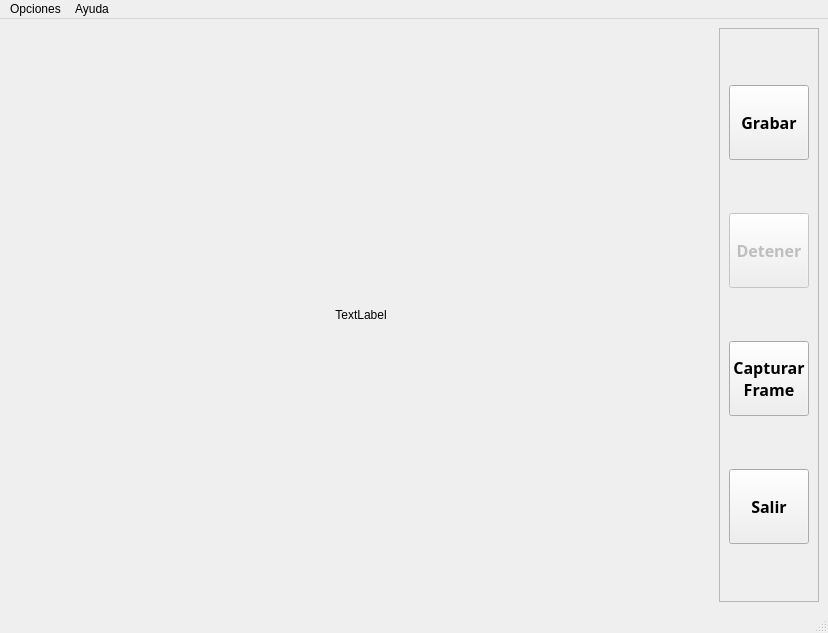
<?xml version="1.0" encoding="UTF-8"?>
<ui version="4.0">
 <class>MainWindow</class>
 <widget class="QMainWindow" name="MainWindow">
  <property name="geometry">
   <rect>
    <x>0</x>
    <y>0</y>
    <width>828</width>
    <height>633</height>
   </rect>
  </property>
  <property name="windowTitle">
   <string>Histomerge</string>
  </property>
  <widget class="QWidget" name="centralwidget">
   <layout class="QHBoxLayout" name="horizontalLayout_2">
    <item>
     <widget class="QLabel" name="videoLabel">
      <property name="text">
       <string>TextLabel</string>
      </property>
      <property name="alignment">
       <set>Qt::AlignCenter</set>
      </property>
     </widget>
    </item>
    <item>
     <widget class="QFrame" name="frame">
      <property name="maximumSize">
       <size>
        <width>100</width>
        <height>167000</height>
       </size>
      </property>
      <property name="frameShape">
       <enum>QFrame::StyledPanel</enum>
      </property>
      <property name="frameShadow">
       <enum>QFrame::Raised</enum>
      </property>
      <layout class="QVBoxLayout" name="verticalLayout">
       <item>
        <widget class="QPushButton" name="recordButton">
         <property name="maximumSize">
          <size>
           <width>16000</width>
           <height>75</height>
          </size>
         </property>
         <property name="font">
          <font>
           <family>Yu Gothic UI Semibold</family>
           <pointsize>12</pointsize>
           <weight>75</weight>
           <bold>true</bold>
          </font>
         </property>
         <property name="accessibleName">
          <string>Grabar</string>
         </property>
         <property name="text">
          <string>Grabar</string>
         </property>
        </widget>
       </item>
       <item>
        <widget class="QPushButton" name="stopButton">
         <property name="enabled">
          <bool>false</bool>
         </property>
         <property name="maximumSize">
          <size>
           <width>16000</width>
           <height>75</height>
          </size>
         </property>
         <property name="font">
          <font>
           <family>Yu Gothic UI Semibold</family>
           <pointsize>12</pointsize>
           <weight>75</weight>
           <bold>true</bold>
          </font>
         </property>
         <property name="text">
          <string>Detener</string>
         </property>
        </widget>
       </item>
       <item>
        <widget class="QPushButton" name="captureButton">
         <property name="maximumSize">
          <size>
           <width>16000</width>
           <height>75</height>
          </size>
         </property>
         <property name="font">
          <font>
           <family>Yu Gothic UI Semibold</family>
           <pointsize>12</pointsize>
           <weight>75</weight>
           <bold>true</bold>
          </font>
         </property>
         <property name="text">
          <string>Capturar
Frame</string>
         </property>
        </widget>
       </item>
       <item>
        <widget class="QPushButton" name="exitButton">
         <property name="maximumSize">
          <size>
           <width>16000</width>
           <height>75</height>
          </size>
         </property>
         <property name="font">
          <font>
           <family>Yu Gothic UI Semibold</family>
           <pointsize>12</pointsize>
           <weight>75</weight>
           <bold>true</bold>
          </font>
         </property>
         <property name="text">
          <string>Salir</string>
         </property>
        </widget>
       </item>
      </layout>
     </widget>
    </item>
   </layout>
  </widget>
  <widget class="QMenuBar" name="menubar">
   <property name="geometry">
    <rect>
     <x>0</x>
     <y>0</y>
     <width>828</width>
     <height>21</height>
    </rect>
   </property>
   <widget class="QMenu" name="menuOpciones">
    <property name="title">
     <string>Opciones</string>
    </property>
    <addaction name="actionSeleccionar_carpeta_de_guardado"/>
    <addaction name="actionSeleccionar_camara"/>
    <addaction name="separator"/>
    <addaction name="actionFormato_de_salida"/>
   </widget>
   <widget class="QMenu" name="menuAcerca_de">
    <property name="title">
     <string>Ayuda</string>
    </property>
    <addaction name="actionAtajos_de_teclado"/>
    <addaction name="actionAcerca_de"/>
   </widget>
   <addaction name="menuOpciones"/>
   <addaction name="menuAcerca_de"/>
  </widget>
  <widget class="QStatusBar" name="statusbar"/>
  <action name="actionSeleccionar_carpeta_de_guardado">
   <property name="text">
    <string>Seleccionar carpeta de guardado</string>
   </property>
  </action>
  <action name="actionSeleccionar_camara">
   <property name="text">
    <string>Seleccionar cámara</string>
   </property>
  </action>
  <action name="actionAcerca_de">
   <property name="text">
    <string>Acerca de</string>
   </property>
  </action>
  <action name="actionAtajos_de_teclado">
   <property name="text">
    <string>Atajos de teclado</string>
   </property>
  </action>
  <action name="actionFormato_de_salida">
   <property name="text">
    <string>Formato de salida</string>
   </property>
  </action>
 </widget>
 <resources/>
 <connections/>
</ui>
